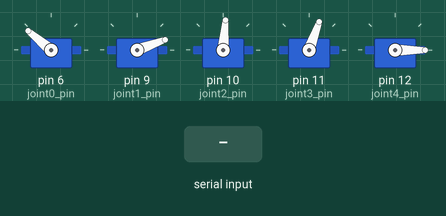
Bench run of a sketch on a simulated Arduino Uno, built with avr-gcc and run on an emulated ATmega328P. Shown: 5 × servo. The inputs (shaded band) are chosen by the test bench.

Above: at 1.2 s.
1.3 s: "90,45,200,10,150,30\n" received over Serial
At 1.8 s:
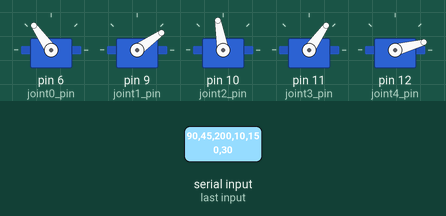
4.3 s: "90,45,200\n" received over Serial
At 4.9 s:
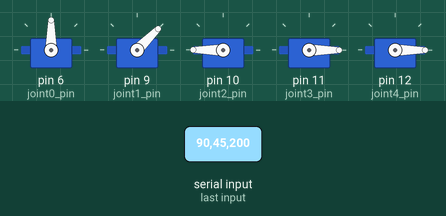
5.8 s: "30,150,10\n" received over Serial
At 6.7 s:
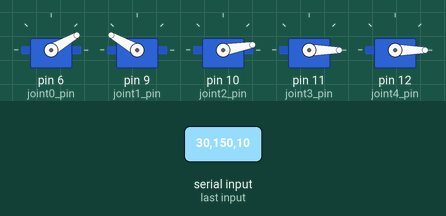
7.3 s: "90,45\n" received over Serial
At 8.0 s:
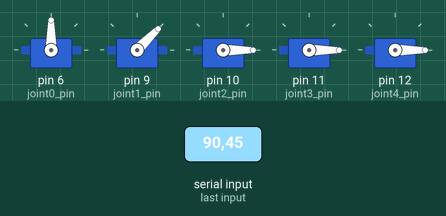
8.8 s: "30,150,10,200\n" received over Serial
At 9.2 s:
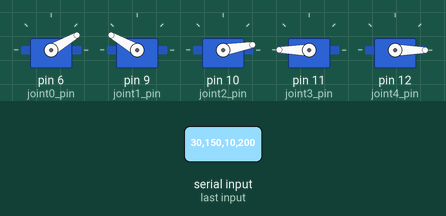
10.3 s: "30,150\n" received over Serial
At 11.3 s:
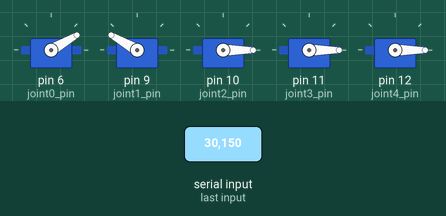
Timing chart, 0 to 12.8 s (numbered marks = the images above; inputs shaded):
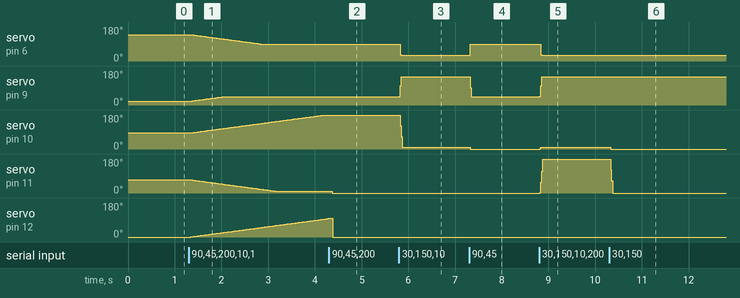

Measured:
- after the input at 1.3 s, servo on pin 6 (joint0_pin): moves from 140° to 90° over 1.5 s, starting after 0.05 s; servo on pin 9 (joint1_pin): moves from 20° to 45° over 0.73 s, starting after 0.05 s
- after the input at 4.3 s, servo on pin 11 (joint3_pin): 10° → 0° after 0.05 s
- after the input at 5.8 s, servo on pin 6 (joint0_pin): 90° → 30° at once; servo on pin 9 (joint1_pin): 45° → 150° at once; servo on pin 10 (joint2_pin): 180° → 10° at once
- after the input at 7.3 s, servo on pin 6 (joint0_pin): 30° → 90° at once; servo on pin 9 (joint1_pin): 150° → 45° at once; servo on pin 10 (joint2_pin): 10° → 0° at once
- after the input at 8.8 s, servo on pin 6 (joint0_pin): 90° → 30° at once; servo on pin 9 (joint1_pin): 45° → 150° at once; servo on pin 10 (joint2_pin): 0° → 10° at once; servo on pin 11 (joint3_pin): 0° → 180° at once
- after the input at 10.3 s, servo on pin 10 (joint2_pin): 10° → 0° at once; servo on pin 11 (joint3_pin): 180° → 0° at once

The sketch:

robot_arm.ino
```cpp
#include "Joint.h"

//#define J0_CORRECTION(q0) (q0+140)
//#define J1_CORRECTION(q1) (((180-q1)-80)*2)
//#define J2_CORRECTION(q2) ((q2*0.888889)+100)

//Board Settings
const int baud_rate = 9600;

//Pin Mappings
const int joint0_pin = 6;
const int joint1_pin = 9;
const int joint2_pin = 10;
const int joint3_pin = 11;
const int joint4_pin = 12;

//Joint Settings
int delayMs = 20;
int jointReady[5] = {0,0,0,0,0};

//Servo declarations
Joint joint0 = Joint();
Joint joint1 = Joint();
Joint joint2 = Joint();
Joint joint3 = Joint();
Joint joint4 = Joint();

//Global variables
String inputString = "";         // a string to hold incoming data
boolean stringComplete = false;  // whether the string is complete

//Function Definitions
String getValue(String data, char separator, int index);
int ready(int joint0, int joint1, int joint2, int joint3, int joint4);

void setup() {
    Serial.begin(baud_rate);
    inputString.reserve(200);

    joint0.Initialize(joint0_pin, 0, 180, 140);
    joint1.Initialize(joint1_pin, 0, 180, 20); //156
    joint2.Initialize(joint2_pin, 0, 180, 85); //85
    joint3.Initialize(joint3_pin, 0, 180, 70); //70
    joint4.Initialize(joint4_pin, 0, 150, 0); //0
}

void loop() {
    int armReady = 0;

    armReady = ready(joint0.Update(), joint1.Update(), joint2.Update(), joint3.Update(), joint4.Update());
    delay(delayMs);

    if (stringComplete)
    {
        String joint0Str, joint1Str, joint2Str, joint3Str, joint4Str, delayMsStr;

        joint0Str = getValue(inputString, ',', 0);
        joint1Str = getValue(inputString, ',', 1);
        joint2Str = getValue(inputString, ',', 2);
        joint3Str = getValue(inputString, ',', 3);
        joint4Str = getValue(inputString, ',', 4);
        delayMsStr = getValue(inputString, ',', 5);

        joint0.Write(joint0Str.toInt());
        joint1.Write(joint1Str.toInt());
        joint2.Write(joint2Str.toInt());
        joint3.Write(joint3Str.toInt());
        joint4.Write(joint4Str.toInt());
        delayMs = delayMsStr.toInt();

        // clear the string:
        inputString = "";
        stringComplete = false;
    }
}

void serialEvent() {
    while (Serial.available()) {
        // get the new byte:
        char inChar = (char)Serial.read();
        // add it to the inputString:
        inputString += inChar;
        // if the incoming character is a newline, set a flag
        // so the main loop can do something about it:
        if (inChar == '\n') {
            stringComplete = true;
        }
    }
}

String getValue(String data, char separator, int index)
{
    int found = 0;
    int strIndex[] = {0, -1};
    int maxIndex = data.length()-1;

    for(int i=0; i<=maxIndex && found<=index; i++){
        if(data.charAt(i)==separator || i==maxIndex){
            found++;
            strIndex[0] = strIndex[1]+1;
            strIndex[1] = (i == maxIndex) ? i+1 : i;
        }
    }

    return found>index ? data.substring(strIndex[0], strIndex[1]) : "";
}

int ready(int joint0, int joint1, int joint2, int joint3, int joint4)
{
    return (joint0 && joint1 && joint2 && joint3 && joint4);
}
```

Joint.cpp
```cpp
#include "Joint.h"
#include <Arduino.h>

void Joint::Initialize(int pin, int min, int max, int startPos)
{
    _pin = pin;
    _min = min;
    _max = max;
    _pos = _Limit(startPos);
    _currentPos = _Limit(startPos);

    _servo.attach(_pin);
}

void Joint::Write(int pos)
{
    _pos = _Limit(pos);
}

int Joint::Update()
{
    int status = 0;

    if(_currentPos < _pos)
    {
        _currentPos += 1;
    }
    else if(_currentPos == _pos)
    {
        _currentPos = _pos;
        status = 1;
    }
    else if(_currentPos > _pos)
    {
        _currentPos -= 1;
    }

    _servo.write(_currentPos);

    return status;
}

int Joint::_Limit(int value)
{
    return int(constrain(value, _min, _max));
}
```

Joint.h
```cpp
#include <Servo.h>

class Joint
{
    public:
        void Initialize(int pin, int min, int max, int startPos);

        void Write(int pos);
        int Update();

    private:
        Servo _servo;
        int _pin;
        int _min;
        int _max;
        int _speedMs;
        int _pos;
        int _currentPos;

        int _Limit(int value);
};
```
